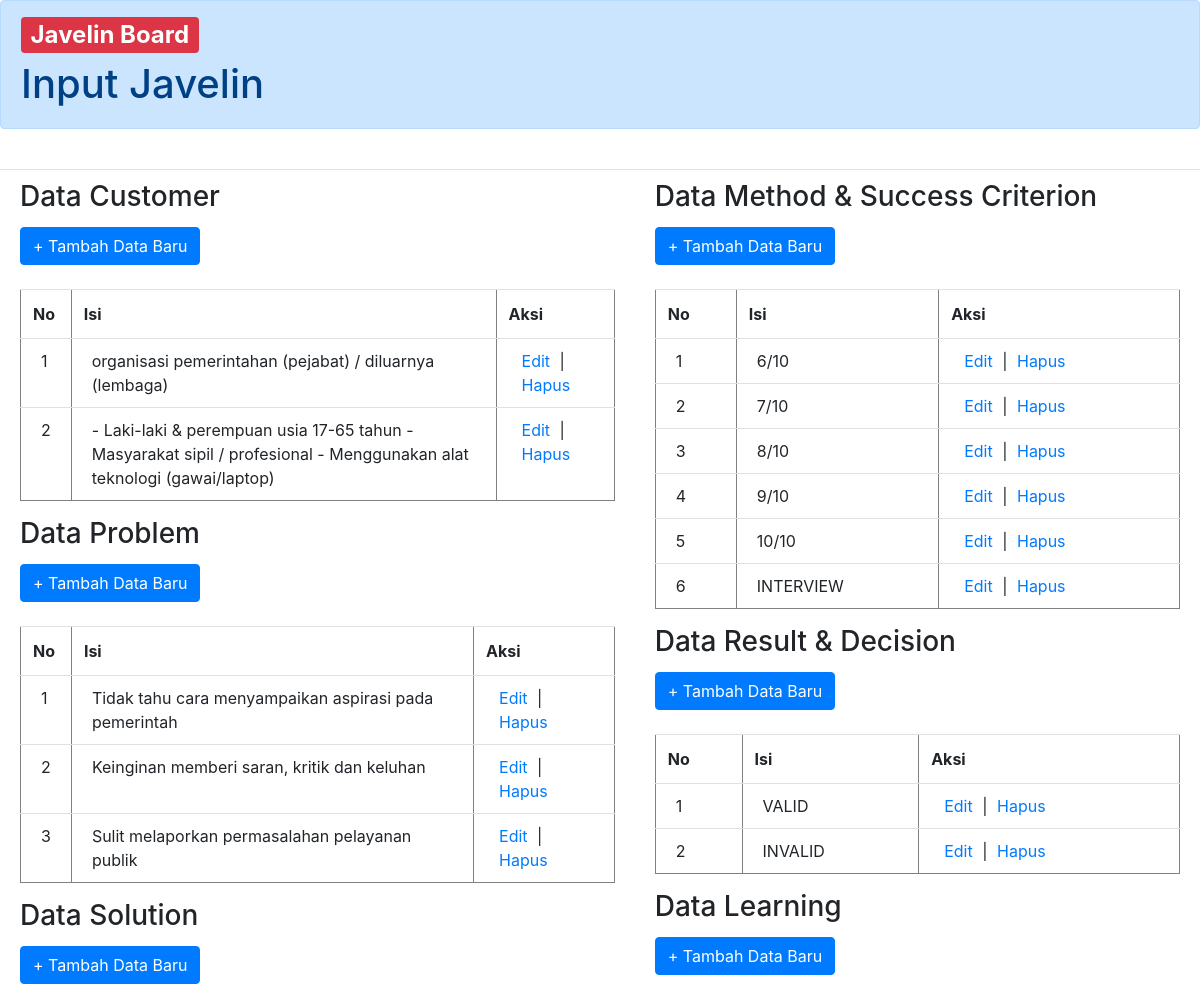
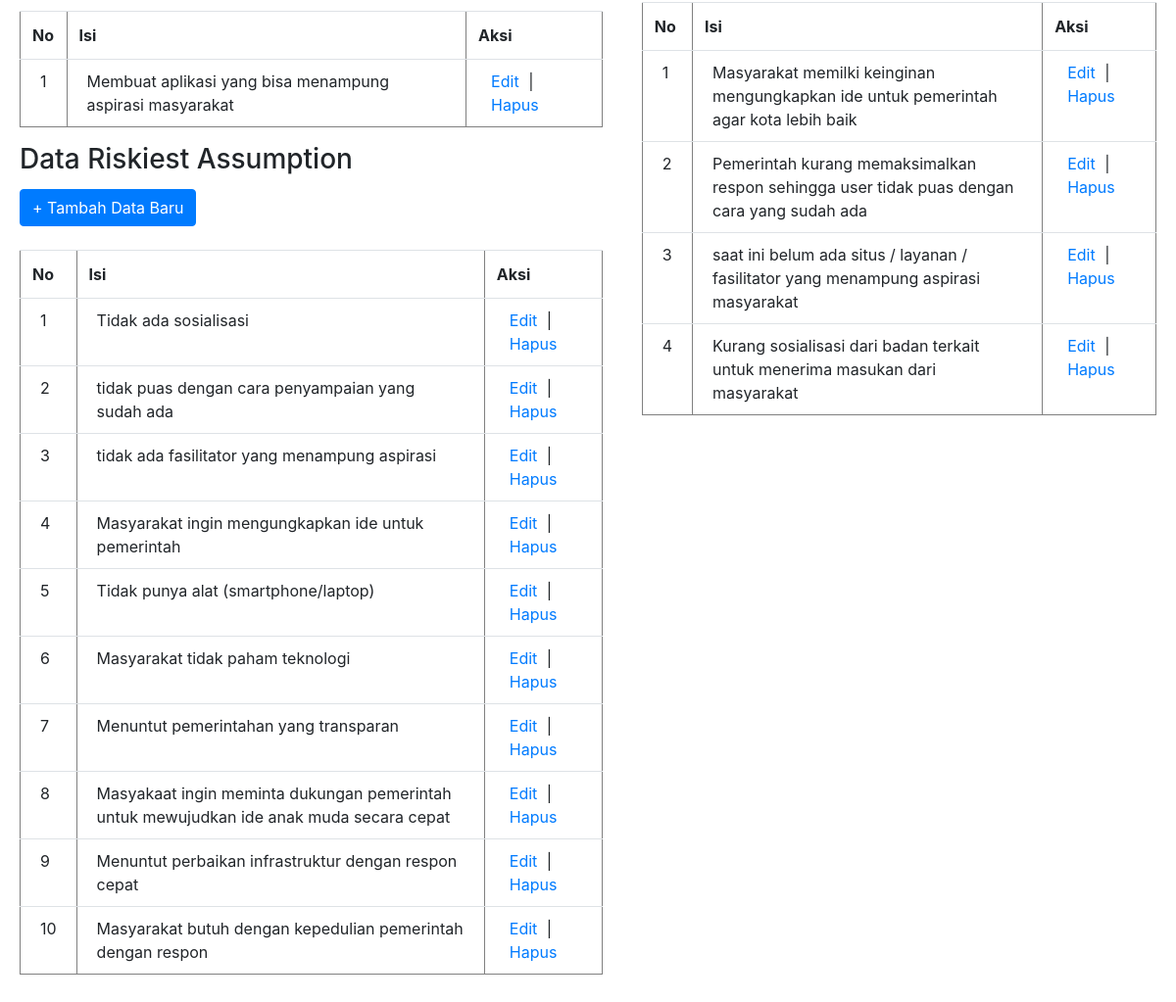
/crud/index.php, run on the app's committed database (2 pictures, top to bottom).
### tables this page shows
CREATE TABLE `customer` (
  `id` int(3) NOT NULL,
  `isi` varchar(400) NOT NULL
);

CREATE TABLE `problem` (
  `id` int(3) NOT NULL,
  `isi` varchar(200) NOT NULL
);

CREATE TABLE `solution` (
  `id` int(3) NOT NULL,
  `isi` varchar(400) NOT NULL
);

CREATE TABLE `risk` (
  `id` int(3) NOT NULL,
  `isi` varchar(400) NOT NULL
);

CREATE TABLE `method` (
  `id` int(3) NOT NULL,
  `isi` varchar(400) NOT NULL
);

CREATE TABLE `result` (
  `id` int(3) NOT NULL,
  `isi` varchar(400) NOT NULL
);

CREATE TABLE `learning` (
  `id` int(3) NOT NULL,
  `isi` varchar(400) NOT NULL
);

### crud/index.php (the view, shortened to what this page needs)
<!DOCTYPE html>
<html>
<head>
	<link rel="stylesheet" type="text/css" href="style.css">
					<link rel="stylesheet" href="https://stackpath.bootstrapcdn.com/bootstrap/4.3.1/css/bootstrap.min.css">
</head>
<body>
	<div class="alert alert-primary">
	<h2><a href="../" class="badge badge-danger" target="_blank">Javelin Board</a></h2>	<br>
		<h1>Input Javelin</h1>
	</div>
	<br/>
<table class="table" >
	<tr>
		<td>
	<h3>Data Customer</h3><br/>
	<a class="tombol btn btn-primary" href="input.php">+ Tambah Data Baru</a><br/><br/>
	<table border="1" class="table">
		<tr>
			<th>No</th>
			<th>Isi</th>
			<th>Aksi</th>
		</tr>
		<?php
		include "koneksi.php";
		$result = mysqli_query($con , "SELECT * FROM customer")or die(mysql_error());
		$nomor = 1;
		while($data = mysqli_fetch_array($result)){
		?>
		<tr>
			<td><?php echo $nomor++; ?></td>
			<td><?php echo $data['isi']; ?></td>
			<td>
				<a href="edit.php?id=<?php echo $data['id']; ?>">Edit</a> |
				<a href="hapus.php?id=<?php echo $data['id']; ?>">Hapus</a>
			</td>
		</tr>
		<?php } ?>
	</table>
		<h3>Data Problem</h3><br/>
		<a class="tombol btn btn-primary" href="input-problem.php">+ Tambah Data Baru</a><br/><br/>
	<table border="1" class="table">
		<tr>
			<th>No</th>
			<th>Isi</th>
			<th>Aksi</th>
		</tr>
		<?php
		include "koneksi.php";
		$result = mysqli_query($con , "SELECT * FROM problem")or die(mysql_error());
		$nomor = 1;
		while($data = mysqli_fetch_array($result)){
		?>
		<tr>
			<td><?php echo $nomor++; ?></td>
			<td><?php echo $data['isi']; ?></td>
			<td>
				<a href="edit.php?id=<?php echo $data['id']; ?>">Edit</a> |
				<a href="hapus-problem.php?id=<?php echo $data['id']; ?>">Hapus</a>
			</td>
		</tr>
		<?php } ?>
	</table>
		<h3>Data Solution</h3><br/>
		<a class="tombol btn btn-primary" href="input-solution.php">+ Tambah Data Baru</a><br/><br/>
	<table border="1" class="table">
		<tr>
			<th>No</th>
			<th>Isi</th>
			<th>Aksi</th>
		</tr>
		<?php
		include "koneksi.php";
		$result = mysqli_query($con , "SELECT * FROM solution")or die(mysql_error());
		$nomor = 1;
		while($data = mysqli_fetch_array($result)){
		?>
		<tr>
			<td><?php echo $nomor++; ?></td>
			<td><?php echo $data['isi']; ?></td>
			<td>
				<a href="edit.php?id=<?php echo $data['id']; ?>">Edit</a> |
				<a href="hapus-solution.php?id=<?php echo $data['id']; ?>">Hapus</a>
			</td>
		</tr>
		<?php } ?>
	</table>
	<h3>Data Riskiest Assumption	</h3><br/>
	<a class="tombol btn btn-primary" href="input-risk.php">+ Tambah Data Baru</a><br/><br/>
	<table border="1" class="table">
		<tr>
			<th>No</th>
			<th>Isi</th>
			<th>Aksi</th>
		</tr>
		<?php
		include "koneksi.php";
		$result = mysqli_query($con , "SELECT * FROM risk")or die(mysql_error());
		$nomor = 1;
		while($data = mysqli_fetch_array($result)){
		?>
		<tr>
			<td><?php echo $nomor++; ?></td>
			<td><?php echo $data['isi']; ?></td>
			<td>
				<a href="edit.php?id=<?php echo $data['id']; ?>">Edit</a> |
				<a href="hapus-risk.php?id=<?php echo $data['id']; ?>">Hapus</a>
			</td>
		</tr>
		<?php } ?>
	</table>
</td>
		<td>
	<h3>Data Method & Success Criterion</h3><br/>
	<a class="tombol btn btn-primary" href="input-method.php">+ Tambah Data Baru</a><br/><br/>
	<table border="1" class="table">
		<tr>
			<th>No</th>
			<th>Isi</th>
			<th>Aksi</th>
		</tr>
		<?php
		include "koneksi.php";
		$result = mysqli_query($con , "SELECT * FROM method")or die(mysql_error());
		$nomor = 1;
		while($data = mysqli_fetch_array($result)){
		?>
		<tr>
			<td><?php echo $nomor++; ?></td>
			<td><?php echo $data['isi']; ?></td>
			<td>
				<a href="edit.php?id=<?php echo $data['id']; ?>">Edit</a> |
				<a href="hapus-method.php?id=<?php echo $data['id']; ?>">Hapus</a>
			</td>
		</tr>
		<?php } ?>
	</table>
	<h3>Data Result & Decision</h3><br/>
	<a class="tombol btn btn-primary" href="input-result.php">+ Tambah Data Baru</a><br/><br/>
	<table border="1" class="table">
		<tr>
			<th>No</th>
			<th>Isi</th>
			<th>Aksi</th>
		</tr>
		<?php
		include "koneksi.php";
		$result = mysqli_query($con , "SELECT * FROM result")or die(mysql_error());
		$nomor = 1;
		while($data = mysqli_fetch_array($result)){
		?>
		<tr>
			<td><?php echo $nomor++; ?></td>
			<td><?php echo $data['isi']; ?></td>
			<td>
				<a href="edit.php?id=<?php echo $data['id']; ?>">Edit</a> |
				<a href="hapus-result.php?id=<?php echo $data['id']; ?>">Hapus</a>
			</td>
		</tr>
		<?php } ?>
	</table>
	<h3>Data Learning</h3><br/>
	<a class="tombol btn btn-primary" href="input-learning.php">+ Tambah Data Baru</a><br/><br/>
	<table border="1" class="table">
		<tr>
			<th>No</th>
			<th>Isi</th>
			<th>Aksi</th>
		</tr>
		<?php
		include "koneksi.php";
		$result = mysqli_query($con , "SELECT * FROM learning")or die(mysql_error());
		$nomor = 1;
		while($data = mysqli_fetch_array($result)){
		?>
		<tr>
			<td><?php echo $nomor++; ?></td>
			<td><?php echo $data['isi']; ?></td>
			<td>
				<a href="edit.php?id=<?php echo $data['id']; ?>">Edit</a> |
				<a href="hapus-learning.php?id=<?php echo $data['id']; ?>">Hapus</a>
			</td>
		</tr>
		<?php } ?>
	</table>
	</td>
	</tr>
</table>
</body>
</html>

### crud/style.css (style rules this page uses)
body { font-family: 'roboto'; color: #000; }
.judul h1,h2,h3 { height: 15px; }
a { padding: 5px; text-decoration: none; }
.table { border-collapse: collapse; }
table.table th th , table.table tr td { padding: 10px 20px ; }

### data on the page
customer: isi "organisasi pemerintahan (pejabat) / diluarnya (lembaga)"
customer: isi "- Laki-laki & perempuan usia 17-65 tahun - Masyarakat sipil / profesional - Menggunakan alat teknologi (gawai/laptop)"
problem: isi "Tidak tahu cara menyampaikan aspirasi pada pemerintah"
problem: isi "Keinginan memberi saran, kritik dan keluhan"
problem: isi "Sulit melaporkan permasalahan pelayanan publik"
solution: isi "Membuat aplikasi yang bisa menampung aspirasi masyarakat"
risk: isi "Tidak ada sosialisasi"
risk: isi "tidak puas dengan cara penyampaian yang sudah ada"
risk: isi "tidak ada fasilitator yang menampung aspirasi"
risk: isi "Masyarakat ingin mengungkapkan ide untuk pemerintah"
risk: isi "Tidak punya alat (smartphone/laptop)"
risk: isi "Masyarakat tidak paham teknologi"
risk: isi "Menuntut pemerintahan yang transparan"
risk: isi "Masyakaat ingin meminta dukungan pemerintah untuk mewujudkan ide anak muda secara cepat"
risk: isi "Menuntut perbaikan infrastruktur dengan respon cepat"
risk: isi "Masyarakat butuh dengan kepedulian pemerintah dengan respon"
method: isi "6/10"
method: isi "7/10"
method: isi "8/10"
method: isi "9/10"
method: isi "10/10"
method: isi "INTERVIEW"
result: isi "VALID"
result: isi "INVALID"
learning: isi "Masyarakat memilki keinginan mengungkapkan ide untuk pemerintah agar kota lebih baik"
learning: isi "Pemerintah kurang memaksimalkan respon sehingga user tidak puas dengan cara yang sudah ada"
learning: isi "saat ini belum ada situs / layanan / fasilitator yang menampung aspirasi masyarakat"
learning: isi "Kurang sosialisasi dari badan terkait untuk menerima masukan dari masyarakat"
